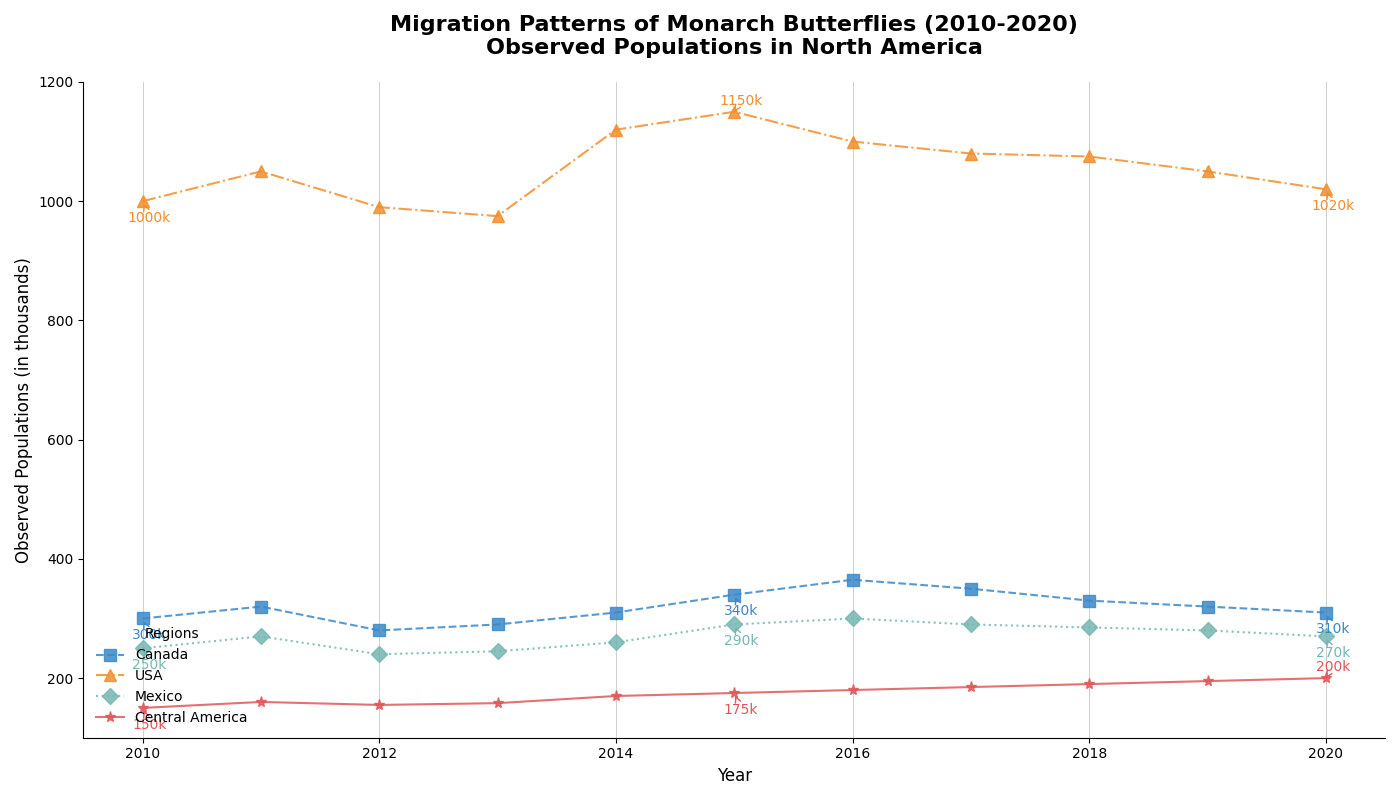

This chart was generated by the following Python code:
import matplotlib.pyplot as plt
import numpy as np

years = np.arange(2010, 2021)
populations = {
    'Canada': [300, 320, 280, 290, 310, 340, 365, 350, 330, 320, 310],
    'USA': [1000, 1050, 990, 975, 1120, 1150, 1100, 1080, 1075, 1050, 1020],
    'Mexico': [250, 270, 240, 245, 260, 290, 300, 290, 285, 280, 270],
    'Central America': [150, 160, 155, 158, 170, 175, 180, 185, 190, 195, 200]
}

plt.figure(figsize=(14, 8))

markers = ['s', '^', 'D', '*']
line_styles = ['--', '-.', ':', '-']
colors = ['#3a89c9', '#f28e2b', '#76b7b2', '#e15759']

for (region, pops), color, marker, style in zip(populations.items(), colors, markers, line_styles):
    plt.plot(years, pops, linestyle=style, marker=marker, label=region, color=color, linewidth=1.5, markersize=8, alpha=0.85)
    
    midpoint_index = len(years) // 2
    key_points = [(years[0], pops[0]), (years[midpoint_index], pops[midpoint_index]), (years[-1], pops[-1])]
    for (year, pop) in key_points:
        plt.annotate(f'{pop}k', xy=(year, pop), xytext=(5, -15 if pop < max(pops) else 5), 
                     textcoords='offset points', arrowprops=dict(arrowstyle='->', color=color), 
                     fontsize=10, color=color, ha='center')

plt.title('Migration Patterns of Monarch Butterflies (2010-2020)\nObserved Populations in North America', 
          fontsize=16, fontweight='bold', pad=20)
plt.xlabel('Year', fontsize=12)
plt.ylabel('Observed Populations (in thousands)', fontsize=12)

plt.legend(title='Regions', loc='lower left', fontsize=10, frameon=False)
plt.grid(True, which='major', axis='x', linestyle='-', linewidth=0.7, alpha=0.6)
plt.gca().spines['top'].set_visible(False)
plt.gca().spines['right'].set_visible(False)

plt.tight_layout()
plt.show()
